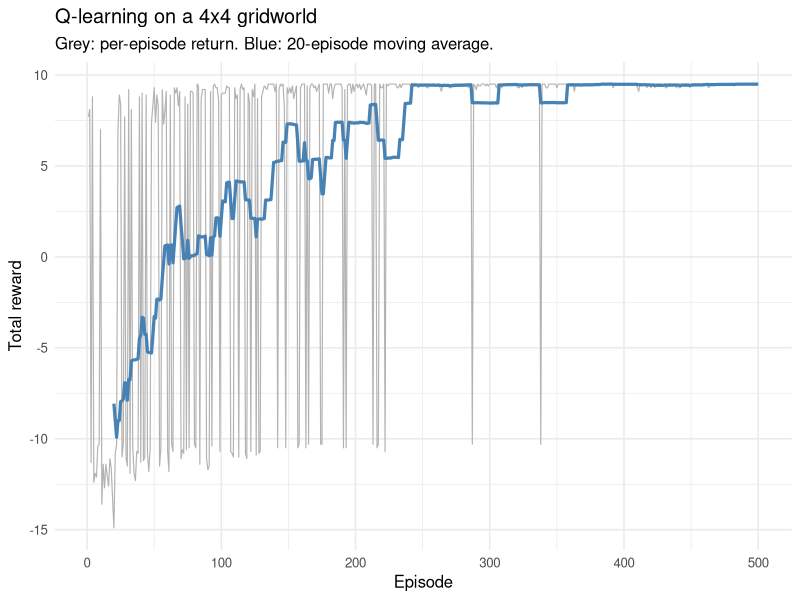

The R source for this figure:
## ---- chunk 1
.libPaths(c("C:/Users/miken/R/library-4.4", .libPaths()))
set.seed(1)

# Grid geometry: 4x4, states numbered 1..16 row-major.
n_rows <- 4L
n_cols <- 4L
n_states <- n_rows * n_cols
actions <- c("up", "down", "left", "right")
n_actions <- length(actions)

start_state <- 1L            # top-left
goal_state  <- n_states      # bottom-right (16)
trap_state  <- 11L           # one penalty cell

# Convert between linear index and (row, col).
to_rc <- function(s) c(row = ((s - 1L) %/% n_cols) + 1L,
                       col = ((s - 1L) %% n_cols) + 1L)
to_state <- function(r, c) (r - 1L) * n_cols + c

# Deterministic transition: returns the next state for a (state, action).
step_state <- function(s, a) {
  rc <- to_rc(s); r <- rc["row"]; c <- rc["col"]
  if (a == "up")    r <- max(1L, r - 1L)
  if (a == "down")  r <- min(n_rows, r + 1L)
  if (a == "left")  c <- max(1L, c - 1L)
  if (a == "right") c <- min(n_cols, c + 1L)
  as.integer(to_state(r, c))
}

# Reward and termination for landing in a state.
reward_of <- function(s) {
  if (s == goal_state) return(10)
  if (s == trap_state) return(-10)
  -0.1   # step cost
}
is_terminal <- function(s) s == goal_state || s == trap_state
## ---- chunk 2
gamma   <- 0.95     # discount
alpha   <- 0.5      # learning rate
n_episodes <- 500L
max_steps  <- 100L
eps_start  <- 1.0
eps_end    <- 0.05
eps_decay  <- 0.99

# Q-table: rows are states, columns are actions.
Q <- matrix(0, nrow = n_states, ncol = n_actions,
            dimnames = list(NULL, actions))

epsilon <- eps_start
returns_per_episode <- numeric(n_episodes)

for (ep in seq_len(n_episodes)) {
  s <- start_state
  total_reward <- 0

  for (t in seq_len(max_steps)) {
    # epsilon-greedy action choice
    if (runif(1) < epsilon) {
      a_idx <- sample.int(n_actions, 1L)
    } else {
      a_idx <- which.max(Q[s, ])      # ties: first max
    }
    a <- actions[a_idx]

    s_next <- step_state(s, a)
    r <- reward_of(s_next)
    total_reward <- total_reward + r

    # Q-learning TD update
    best_next <- if (is_terminal(s_next)) 0 else max(Q[s_next, ])
    td_target <- r + gamma * best_next
    Q[s, a_idx] <- Q[s, a_idx] + alpha * (td_target - Q[s, a_idx])

    s <- s_next
    if (is_terminal(s)) break
  }

  returns_per_episode[ep] <- total_reward
  epsilon <- max(eps_end, epsilon * eps_decay)
}

cat("Final epsilon:", round(epsilon, 3), "\n")
## ---- chunk 3
arrow_of <- c(up = "^", down = "v", left = "<", right = ">")

policy_grid <- matrix("", nrow = n_rows, ncol = n_cols)
for (s in seq_len(n_states)) {
  rc <- to_rc(s)
  if (s == goal_state) {
    policy_grid[rc["row"], rc["col"]] <- "G"
  } else if (s == trap_state) {
    policy_grid[rc["row"], rc["col"]] <- "X"
  } else {
    best_a <- actions[which.max(Q[s, ])]
    policy_grid[rc["row"], rc["col"]] <- arrow_of[best_a]
  }
}

cat("Learned greedy policy (S=start, G=goal, X=trap):\n\n")
policy_grid[to_rc(start_state)["row"], to_rc(start_state)["col"]] <- "S"
for (r in seq_len(n_rows)) {
  cat(" ", paste(policy_grid[r, ], collapse = "  "), "\n")
}
## ---- chunk 4
library(ggplot2)

ma <- function(x, k = 20L) {
  as.numeric(stats::filter(x, rep(1 / k, k), sides = 1))
}

df <- data.frame(
  episode = seq_along(returns_per_episode),
  ret     = returns_per_episode,
  smooth  = ma(returns_per_episode, 20L)
)

ggplot(df, aes(episode)) +
  geom_line(aes(y = ret), color = "grey70", linewidth = 0.4) +
  geom_line(aes(y = smooth), color = "steelblue", linewidth = 1.1,
            na.rm = TRUE) +
  labs(x = "Episode", y = "Total reward",
       title = "Q-learning on a 4x4 gridworld",
       subtitle = "Grey: per-episode return. Blue: 20-episode moving average.") +
  theme_minimal(base_size = 12)
